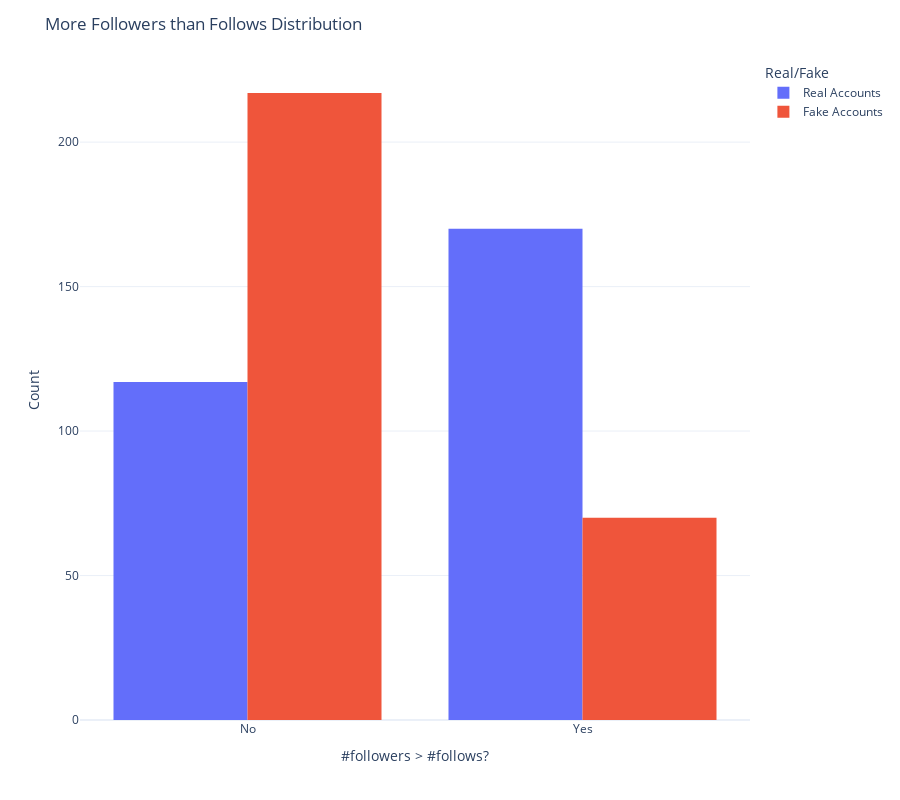

Notebook cell for this chart:
### Code cell
fig = px.histogram(training_data, x=training_data['#followers > #follows?'], color=legend_df['fake'],
                   color_discrete_sequence=['#636EFA','#EF553B'],
                   barmode='group', template='plotly_white',labels={'color': 'Real/Fake'})
        
fig.update_layout(title='More Followers than Follows Distribution',
                  xaxis_title='#followers > #follows?', yaxis_title='Count', xaxis=dict(tickmode='array',
                  tickvals=[0, 1],
                  ticktext=['No', 'Yes']),
                  height = 800)
        
fig.show()

### Figure 1 — Plotly figure (JSON) as saved in the notebook; plotly's stock layout.template omitted (floating-point values rounded to 4 significant figures; data arrays with more than 128 entries replaced by an {"elided": "..."} marker saying what was removed)
{"data": [{"alignmentgroup": "True", "bingroup": "x", "hovertemplate": "Real/Fake=Real Accounts<br>#followers > #follows?=%{x}<br>count=%{y}<extra></extra>", "legendgroup": "Real Accounts", "marker": {"color": "#636EFA", "pattern": {"shape": ""}}, "name": "Real Accounts", "offsetgroup": "Real Accounts", "orientation": "v", "showlegend": true, "type": "histogram", "x": {"elided": "287 int values"}, "xaxis": "x", "yaxis": "y"}, {"alignmentgroup": "True", "bingroup": "x", "hovertemplate": "Real/Fake=Fake Accounts<br>#followers > #follows?=%{x}<br>count=%{y}<extra></extra>", "legendgroup": "Fake Accounts", "marker": {"color": "#EF553B", "pattern": {"shape": ""}}, "name": "Fake Accounts", "offsetgroup": "Fake Accounts", "orientation": "v", "showlegend": true, "type": "histogram", "x": {"elided": "287 int values"}, "xaxis": "x", "yaxis": "y"}], "layout": {"barmode": "group", "height": 800, "legend": {"title": {"text": "Real/Fake"}, "tracegroupgap": 0}, "margin": {"t": 60}, "title": {"text": "More Followers than Follows Distribution"}, "xaxis": {"anchor": "y", "domain": [0, 1], "tickmode": "array", "ticktext": ["No", "Yes"], "tickvals": [0, 1], "title": {"text": "#followers > #follows?"}}, "yaxis": {"anchor": "x", "domain": [0, 1], "title": {"text": "Count"}}}}
